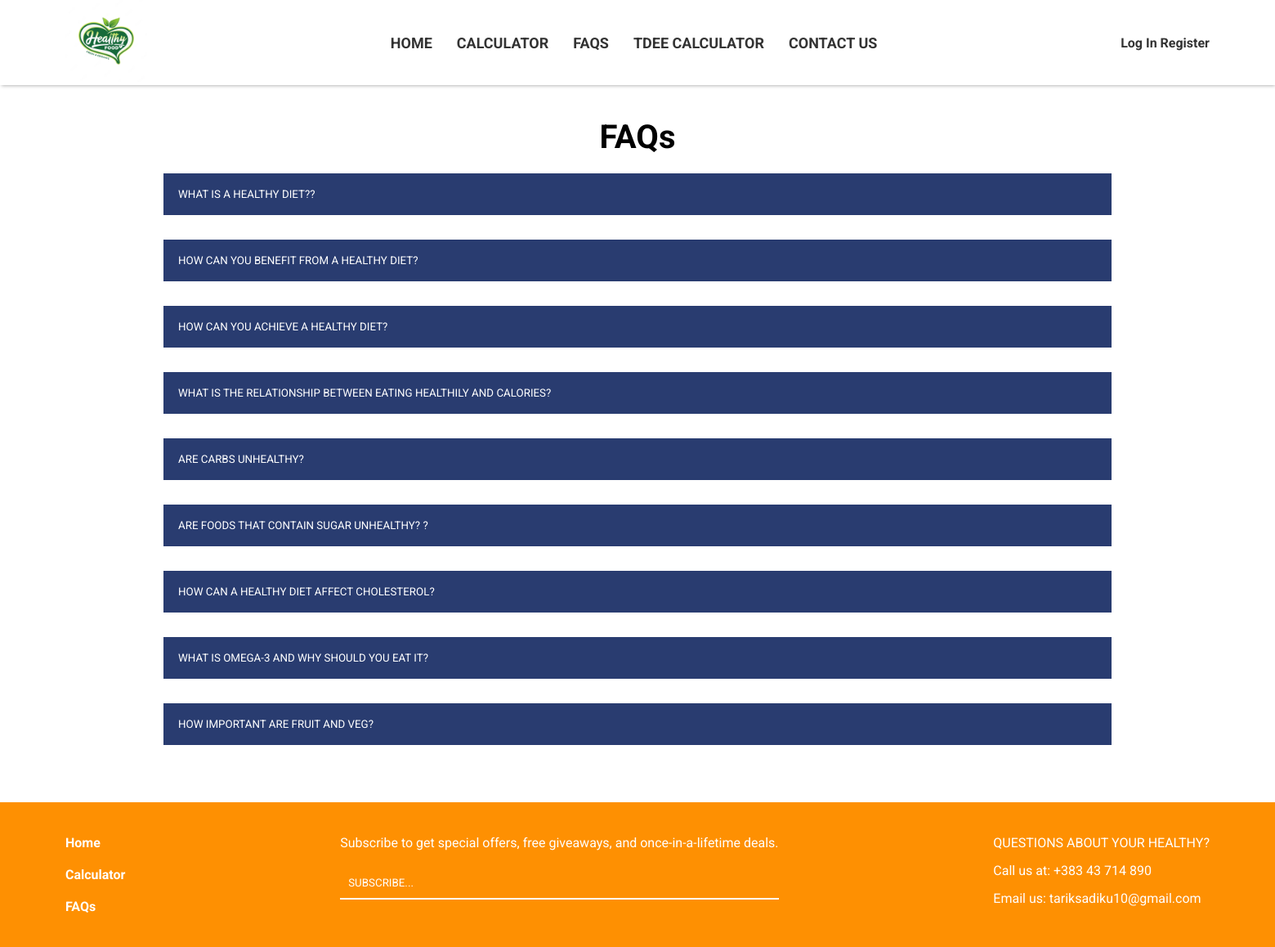
The page /html/faq.php on the database its author committed.
### tables this page shows
CREATE TABLE `faq` (
  `faq_id` int(11) NOT NULL,
  `faq_question` varchar(255) NOT NULL,
  `faq_answer` varchar(255) NOT NULL
);

### repositories/faq.php (called while the page is built, shortened)
<?php
class FAQRepository {
    private $conn;
    function __construct()
    {
        $connection = new DBConn;
        $this->conn = $connection -> startConnection();
    }
    function getAllFAQs(){
        $conn = $this->conn;
        $sql = "SELECT * FROM faq";
        $statement = $conn->query($sql);
        $users = $statement->fetchAll();
        return $users;
    }
}
?>

### html/faq.php (the view, shortened to what this page needs)
<!DOCTYPE html>
<html lang="en">
<head>
    <link rel="stylesheet" href="../css/faq.css" />
</head>
<body>
    <?php
        include "./header.php";
    ?>
    <section class="FAQ">
        <h1>FAQs</h1>
        <?php
        include_once '../repositories/faq.php';
        $userRepository  = new FAQRepository();
        $faqs = $userRepository->getAllFAQs();
        foreach($faqs as $faq){
           echo
           "
           <button class='accordion'> $faq[faq_question] </button>
           <div class='panel'>
            <p> $faq[faq_answer] </p>
           </div>
           ";
        }
        ?>
    </section>
    <?php
     include "./footer.php";
    ?>
</body>
</html>

### html/header.php (shortened to what this page needs)
<!DOCTYPE html>
<html lang="en">
<head>
    <link rel="stylesheet" href="../css/homepage.css" />
</head>
<body>
    <header class="header">
        <div class="header_logo">
            <a href="#"><img src="../images/healthylogo.webp" alt="" /> </a>
        </div>
        <ul class="header_links">
            <li><a href="./index.php">Home</a> </li>
            <li><a href="./calculator.php">Calculator</a> </li>
            <li><a href="./faq.php">FAQs</a> </li>
            <?php
                if (isset($_SESSION['userID'])) {
                    $id = $_SESSION['userID'];
                    $userRepository = new UserRepository();
                    $user = $userRepository->getUserById($id);
                    if ($user) {
                        $userTdee = $user['totalCalories'];
                        if (isset($userTdee) && $userTdee > 0) {
                            echo '<li><a href="./tdeeResults.php"> TDEE Results </a> </li>';
                        } else {
                            echo '<li><a href="./tdeeCalculator.php"> TDEE Calculator </a> </li>';
                        }
                    }
                } else {
                    echo '<li><a href="./tdeeCalculator.php"> TDEE Calculator </a> </li>';
                }
            ?>
            <li><a href="./contactus.php">Contact Us</a> </li>
        </ul>
        <?php
            if (isset($_SESSION['userName'])) {
                echo '<a href="../controller/logoutController.php">Logout</a>';
            } else {
                echo '<div class="account_information"><a class="logInButton" href="./login.php"> Log In </a><a class="registerButton" href="./register.php"> Register </a></div>';
            }
        ?>
    </header>
</body>
</html>

### html/footer.php (shortened to what this page needs)
<!DOCTYPE html>
<html lang="en">
<head>
    <link rel="stylesheet" href="../css/homepage.css" />
</head>
<body>
    <footer>
        <ul class="footer_links">
            <li><a href="./index.php">Home</a> </li>
            <li><a href="./calculator.php">Calculator</a> </li>
            <li><a href="./faq.php">FAQs</a> </li>
        </ul>
        <div class="subscribe">
            <p>Subscribe to get special offers, free giveaways, and once-in-a-lifetime deals.</p>
            <input type="text" placeholder="Subscribe..." />
        </div>
        <div class="callus">
            <p>QUESTIONS ABOUT YOUR HEALTHY?</p>
            <p>Call us at: +383 43 714 890</p>
            <p>Email us: tariksadiku10@gmail.com</p>
        </div>
    </footer>
</body>
</html>

### css/faq.css (style rules this page uses)
* { margin: 0; padding: 0; box-sizing: border-box; font-family: 'Roboto'; }
img { width: 100%; }
h1, h2, h3, h4, h5, h6 { font-family: 'Roboto',sans-serif; font-weight: 500; letter-spacing: 0em; line-height: 1.2 }
h1 { font-weight: 700; }
h3, h4, h5, h6, p, span { font-weight: 400; }
p, a { font-family: 'Roboto'; font-weight: 400; }
ul li { list-style: none; }
a { text-decoration: none; color: #333; font-weight: 700; }
* { margin: 0; padding: 0; box-sizing: border-box; }
.header { display: flex; width: 100%; justify-content: space-between; align-items: center; padding: 0px 80px; position: sticky; box-shadow: 1px 2px 4px -1px rgba(0,0,0,0.29); -webkit-box-shadow: 1px 2px 4px -1px rgba(0,0,0,0.29); -moz-box-shadow: 1px 2px 4px -1px rgba(0,0,0,0.29); }
.header_logo { width: 100%; max-width: 100px; }
.header_logo img { width: 100%; }
.header_links { display: flex; gap: 30px; }
.header_links li a { text-decoration: none; color: #333; position: relative; font-size: 18px; text-transform: uppercase; }
.header_links li { list-style: none; }
.header_links li a::after { content: ""; display: block; position: absolute; bottom: -2px; left: 0; right: 100%; border-bottom: 2px solid #322c29; transition: right .5s; }
.logInButton { margin-top: 2px; }
footer { background-color: #fe9002; padding: 40px 80px; display: flex; flex-direction: row; justify-content: space-between; gap: 20px; flex-wrap: wrap; font-family: 'Roboto'; }
.footer_links { display: flex; flex-direction: column; gap: 20px; }
.footer_links li a, .footer_links li a:hover { color: white; font-family: 'Roboto'; }
.subscribe { display: flex; flex-direction: column; gap: 20px; }
.subscribe p { color: white; }
.subscribe input { border: none; background-color: inherit; border-bottom: 2px solid white; height: 40px; color: white; padding: 0px 10px; }
.subscribe input::placeholder { color: white; text-transform: uppercase; }
.callus { display: flex; flex-direction: column; gap: 15px; color: white; }
.FAQ { display: flex; width: 100%; margin: 0 auto; max-width: 1240px; padding: 40px; flex-direction: column; }
.FAQ h1 { font-size: 40px; text-align: center; margin-bottom: 20px; }
.accordion { background-color: #eee; color: #444; cursor: pointer; padding: 18px; width: 100%; text-align: left; border: none; outline: none; transition: 0.4s; background: #293c70; color: white; font: 18px; text-transform: uppercase; display: flex; justify-content: space-between; }
.accordion:after { content: '+'; font-size: 13px; color: white; float: right; margin-left: 5px; }

### rows shown on the page
faq: faq_question "WHAT IS A HEALTHY DIET??"
faq: faq_question "HOW CAN YOU BENEFIT FROM A HEALTHY DIET?"
faq: faq_question "HOW CAN YOU ACHIEVE A HEALTHY DIET?"
faq: faq_question "WHAT IS THE RELATIONSHIP BETWEEN EATING HEALTHILY AND CALORIES?"
faq: faq_question "ARE CARBS UNHEALTHY?"
faq: faq_question "ARE FOODS THAT CONTAIN SUGAR UNHEALTHY? ?"
faq: faq_question "HOW CAN A HEALTHY DIET AFFECT CHOLESTEROL?"
faq: faq_question "WHAT IS OMEGA-3 AND WHY SHOULD YOU EAT IT?"
faq: faq_question "HOW IMPORTANT ARE FRUIT AND VEG?"
